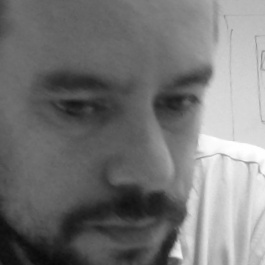
#> input picture opensource/opencv/reconhecimento/dataSet/User.10.10.jpg, 265 x 265 px
$ python -i NameFind.py   (imports and definitions only)
#> lines starting #> are read from the running program, lines starting #| are printed output that depends on the picture; long printed decimals are rounded
#     ----------- FUNCTION TO READ THE FILE AND ADD THE NAMES AND IDs IN TO TUPLES

import cv2 #Video Capture Library
import math # Image Rotation Library
import time #Time count Library
import os # Files Library

now_time = time.clock()

face = cv2.CascadeClassifier('Haar/haarcascade_frontalcatface.xml') # Classifier "frontal-face" Haar Cascade
glass_cas = cv2.CascadeClassifier('Haar/haarcascade_eye_tree_eyeglasses.xml') # Classifierde "eye" Haar Cascade

WHITE = [255, 255, 255]

def FileRead():
    Info = open("Names.txt", "r")                       # Open th text file in readmode
#> (reads opensource/opencv/reconhecimento/Names.txt from the repository)
    NAME = []                                           # The tuple to store Names
    while (True):                                       # Read all the lines in the file and store them in two tuples
        Line = Info.readline()
        if Line == '':
            break
        NAME.append (Line.split(",")[1].rstrip())

    return NAME                                     # Return the two tuples

Names = FileRead()                                 # Run the above Function to get the ID and Names Tuple

#     ------------------- FUNCTION TO FIND THE NAME  -----------------------------------------------------------

#Verification of the last ID in Names.txt (last_string) - CREATED BY IGOR
def file_is_empty(path):
    return os.stat(path).st_size==0

# [11 lines not run here, left out]

# [99 lines left out: functions ID2Name, AddName, DispID, draw_box, DispID2, DispID3, not called in this run]


def DrawBox(Image, x, y, w, h):
    cv2.rectangle(Image, (x, y), (x + w, y + h), (255, 255, 255), 1)     # Draw a rectangle arround the face

# ----------------------------- THIS FUNCTION TAKES IN SPEC CASCADE, FACE CASCADE AND AN IMAGE
# ------------------------- IT RETURNS A CROPPED FACE AND IF POSSIBLE STRAIGHTENS THE TILT OF THE HEAD


def DetectEyes(Image):
    Theta = 0
    rows, cols = Image.shape
    glass = glass_cas.detectMultiScale(Image)                                               # This ditects the eyes
    for (sx, sy, sw, sh) in glass:
        if glass.shape[0] == 2:                                                             # The Image should have 2 eyes
            if glass[1][0] > glass[0][0]:
                DY = ((glass[1][1] + glass[1][3] / 2) - (glass[0][1] + glass[0][3] / 2))    # Height diffrence between the glass
                DX = ((glass[1][0] + glass[1][2] / 2) - glass[0][0] + (glass[0][2] / 2))    # Width diffrance between the glass
            else:
                DY = (-(glass[1][1] + glass[1][3] / 2) + (glass[0][1] + glass[0][3] / 2))   # Height diffrence between the glass
                DX = (-(glass[1][0] + glass[1][2] / 2) + glass[0][0] + (glass[0][2] / 2))   # Width diffrance between the glass

            if (DX != 0.0) and (DY != 0.0):                                                 # Make sure the the change happens only if there is an angle
                Theta = math.degrees(math.atan(round(float(DY) / float(DX), 2)))            # Find the Angle
                print ("Theta  " + str(Theta))

                M = cv2.getRotationMatrix2D((cols / 2, rows / 2), Theta, 1)                 # Find the Rotation Matrix
                Image = cv2.warpAffine(Image, M, (cols, rows))
                # cv2.imshow('ROTATED', Image)                                              # UNCOMMENT IF YOU WANT TO SEE THE

                Face2 = face.detectMultiScale(Image, 1.3, 5)                                # This detects a face in the image
                for (FaceX, FaceY, FaceWidth, FaceHeight) in Face2:
                    CroppedFace = Image[FaceY: FaceY + FaceHeight, FaceX: FaceX + FaceWidth]
                    return CroppedFace


def tell_time_passed():
    print ('TIME PASSED ' + str(round(((time.clock() - now_time)/60), 2)) + ' MINS')

>>> import cv2
>>> picture = cv2.imread('dataSet/User.10.10.jpg', cv2.IMREAD_GRAYSCALE)
#> picture is the input picture: shape (265, 265); min 8, max 255, mean 118.3
>>> result = DetectEyes(picture)
#> in DetectEyes, `glass = glass_cas.detectMultiScale(Image)`: glass = [[152, 79, 48, 48], [45, 75, 66, 66]]
#> the loop in DetectEyes, `for (sx, sy, sw, sh) in glass:` made 2 passes
#> (sx, sy, sw, sh, DY, DX, Theta, M) on passes 1 to 2: (152, 79, 48, 48, -5, 98, -2.86, [[0.999, -0.0499, 6.78], [0.0499, 0.999, -6.45]]), (45, 75, 66, 66, -5, 98, -2.86, [[0.999, -0.0499, 6.78], [0.0499, 0.999, -6.45]])
#| Theta  -2.862
#| Theta  -2.862
#> pass 1, in DetectEyes, `Image = cv2.warpAffine(Image, M, (cols, rows))`:
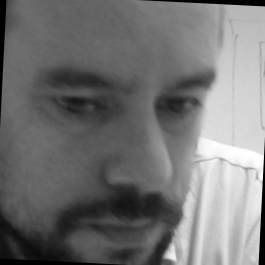
#> Image: shape (265, 265); min 0, max 255, mean 115.4
#> pass 2, in DetectEyes, `Image = cv2.warpAffine(Image, M, (cols, rows))`:
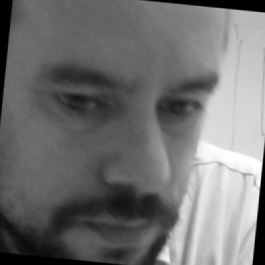
#> Image: shape (265, 265); min 0, max 255, mean 112.7
